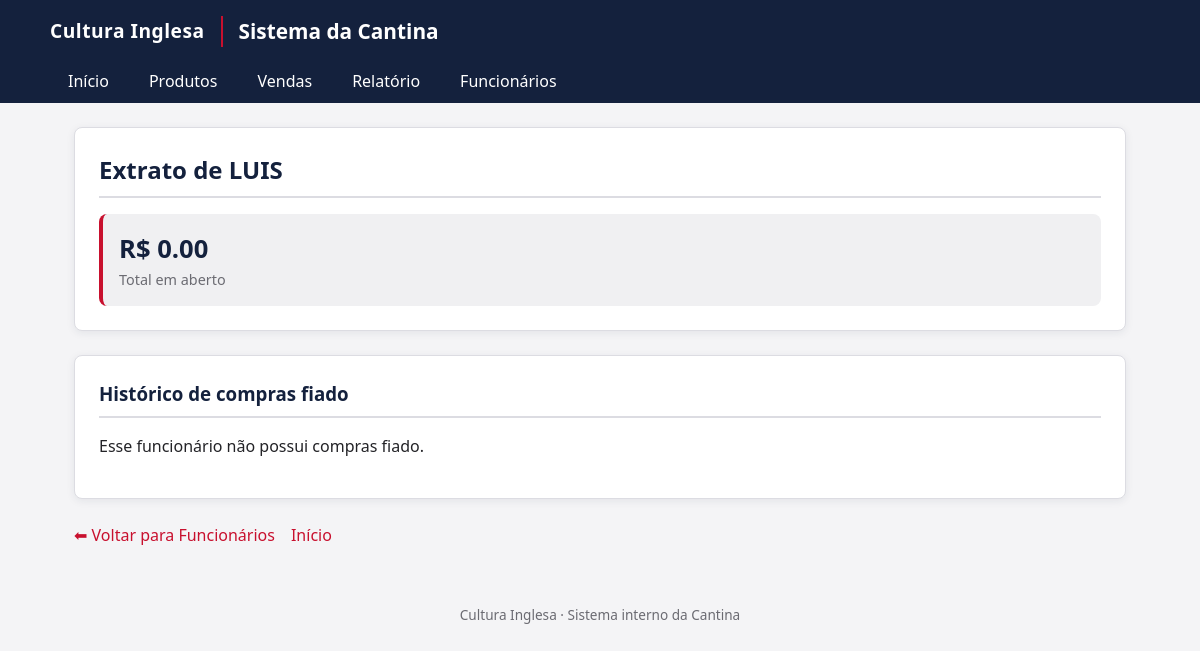
The app's page /fiado_funcionario/LUIS, older data.
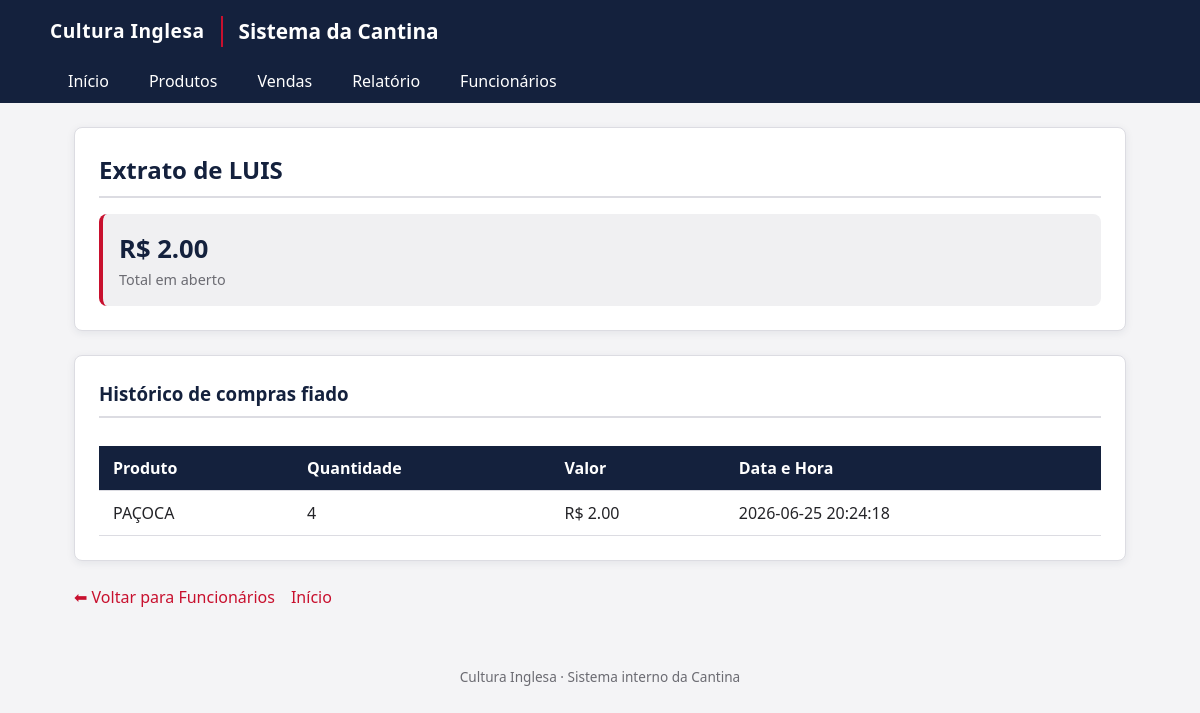
The same page, newer data.
### tables this page shows
CREATE TABLE vendas (
    id INTEGER PRIMARY KEY AUTOINCREMENT,
    produto_id INTEGER,
    quantidade INTEGER,
    valor_total REAL,
    data_venda TIMESTAMP DEFAULT CURRENT_TIMESTAMP, tipo_venda TEXT DEFAULT 'NORMAL', funcionario_nome TEXT, forma_pagamento TEXT, valor_recebido REAL, troco REAL,
    FOREIGN KEY (produto_id) REFERENCES produtos(id)
);

CREATE TABLE produtos (
    id INTEGER PRIMARY KEY AUTOINCREMENT,
    nome TEXT NOT NULL,
    preco REAL NOT NULL,
    estoque INTEGER NOT NULL
);

### app.py (the view)
@app.route('/fiado_funcionario/<nome>')
def fiado_funcionario(nome):
    conn = conectar()
    cursor = conn.cursor()
    cursor.execute("""
        SELECT
            produtos.nome,
            vendas.quantidade,
            vendas.valor_total,
            vendas.data_venda
        FROM vendas
        JOIN produtos ON vendas.produto_id = produtos.id
        WHERE vendas.tipo_venda = 'FIADO'
        AND vendas.funcionario_nome = ?
        ORDER BY vendas.data_venda DESC
    """, (nome,))
    compras = cursor.fetchall()
    cursor.execute("""
        SELECT COALESCE(SUM(valor_total), 0)
        FROM vendas
        WHERE tipo_venda = 'FIADO'
        AND funcionario_nome = ?
    """, (nome,))
    total = cursor.fetchone()[0]
    conn.close()
    return render_template(
        "fiado_funcionario.html",
        nome=nome,
        compras=compras,
        total=total
    )

### app.py (called while the page is built)
def conectar():
    return sqlite3.connect("cantina2.db")

### templates/fiado_funcionario.html (shortened to what this page needs)
{% extends "base.html" %}
{% block conteudo %}
    <div class="cartao">
        <h2 class="cartao-titulo">Extrato de {{ nome }}</h2>
        <div class="indicador">
            <div class="indicador-valor">R$ {{ "%.2f"|format(total) }}</div>
            <div class="indicador-rotulo">Total em aberto</div>
        </div>
    </div>
    <div class="cartao">
        <h3 class="cartao-titulo">Histórico de compras fiado</h3>
        {% if compras and compras|length > 0 %}
        <div class="tabela-wrapper">
            <table>
                <thead>
                    <tr>
                        <th>Produto</th>
                        <th>Quantidade</th>
                        <th>Valor</th>
                        <th>Data e Hora</th>
                    </tr>
                </thead>
                <tbody>
                    {% for c in compras %}
                    <tr>
                        <td>{{ c[0] }}</td>
                        <td>{{ c[1] }}</td>
                        <td>R$ {{ "%.2f"|format(c[2]) }}</td>
                        <td>{{ c[3] }}</td>
                    </tr>
                    {% endfor %}
                </tbody>
            </table>
        </div>
        {% else %}
            <p>Esse funcionário não possui compras fiado.</p>
        {% endif %}
    </div>
    <div class="links-rodape-pagina">
        <a href="/funcionarios">⬅ Voltar para Funcionários</a>
        <a href="/">Início</a>
    </div>
{% endblock %}

Row changes from the older to the newer data that the page shows:
added vendas: funcionario_nome "LUIS", nome "PAÇOCA", quantidade "4", valor_total "2.00", data_venda "2026-06-25 20:24:18"
Text that changed along with them:
{{ "%.2f"|format(total) }}: "0.00" → "2.00"
{{ nome }}: "LUIS" → (not shown)
text no longer shown: "Esse funcionário não possui compras fiado."
text now shown: "Produto Quantidade Valor Data e Hora"
